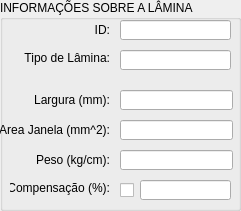
  <widget class="QGroupBox" name="groupBox_lamina">
   <property name="geometry">
    <rect>
     <x>610</x>
     <y>280</y>
     <width>241</width>
     <height>211</height>
    </rect>
   </property>
   <property name="title">
    <string>INFORMAÇÕES SOBRE A LÂMINA</string>
   </property>
   <widget class="QLineEdit" name="lineEdit_laminaCompensation">
    <property name="geometry">
     <rect>
      <x>140</x>
      <y>180</y>
      <width>91</width>
      <height>20</height>
     </rect>
    </property>
    <property name="text">
     <string/>
    </property>
   </widget>
   <widget class="QLineEdit" name="lineEdit_laminaWidth">
    <property name="geometry">
     <rect>
      <x>120</x>
      <y>90</y>
      <width>113</width>
      <height>20</height>
     </rect>
    </property>
   </widget>
   <widget class="QLineEdit" name="lineEdit_laminaArea">
    <property name="geometry">
     <rect>
      <x>120</x>
      <y>120</y>
      <width>113</width>
      <height>20</height>
     </rect>
    </property>
   </widget>
   <widget class="QLineEdit" name="lineEdit_laminaWeight">
    <property name="geometry">
     <rect>
      <x>120</x>
      <y>150</y>
      <width>113</width>
      <height>20</height>
     </rect>
    </property>
   </widget>
   <widget class="QLabel" name="label_laminaWeight">
    <property name="geometry">
     <rect>
      <x>10</x>
      <y>150</y>
      <width>100</width>
      <height>20</height>
     </rect>
    </property>
    <property name="text">
     <string>Peso (kg/cm):</string>
    </property>
    <property name="alignment">
     <set>Qt::AlignRight|Qt::AlignTrailing|Qt::AlignVCenter</set>
    </property>
   </widget>
   <widget class="QCheckBox" name="checkBox_laminaCompensation">
    <property name="geometry">
     <rect>
      <x>120</x>
      <y>180</y>
      <width>21</width>
      <height>21</height>
     </rect>
    </property>
    <property name="text">
     <string/>
    </property>
    <property name="checked">
     <bool>false</bool>
    </property>
   </widget>
   <widget class="QLabel" name="label_laminaWidth">
    <property name="geometry">
     <rect>
      <x>10</x>
      <y>90</y>
      <width>100</width>
      <height>20</height>
     </rect>
    </property>
    <property name="text">
     <string>Largura (mm):</string>
    </property>
    <property name="alignment">
     <set>Qt::AlignRight|Qt::AlignTrailing|Qt::AlignVCenter</set>
    </property>
   </widget>
   <widget class="QLabel" name="label_laminaType">
    <property name="geometry">
     <rect>
      <x>10</x>
      <y>50</y>
      <width>100</width>
      <height>16</height>
     </rect>
    </property>
    <property name="text">
     <string>Tipo de Lâmina:</string>
    </property>
    <property name="alignment">
     <set>Qt::AlignRight|Qt::AlignTrailing|Qt::AlignVCenter</set>
    </property>
   </widget>
   <widget class="QLineEdit" name="lineEdit_laminaID">
    <property name="geometry">
     <rect>
      <x>120</x>
      <y>20</y>
      <width>111</width>
      <height>20</height>
     </rect>
    </property>
   </widget>
   <widget class="QLabel" name="label_laminaArea">
    <property name="geometry">
     <rect>
      <x>-1</x>
      <y>120</y>
      <width>111</width>
      <height>20</height>
     </rect>
    </property>
    <property name="text">
     <string>Area Janela (mm^2):</string>
    </property>
    <property name="alignment">
     <set>Qt::AlignRight|Qt::AlignTrailing|Qt::AlignVCenter</set>
    </property>
   </widget>
   <widget class="QLabel" name="label_laminaID">
    <property name="geometry">
     <rect>
      <x>10</x>
      <y>20</y>
      <width>100</width>
      <height>20</height>
     </rect>
    </property>
    <property name="text">
     <string>ID:</string>
    </property>
    <property name="alignment">
     <set>Qt::AlignRight|Qt::AlignTrailing|Qt::AlignVCenter</set>
    </property>
   </widget>
   <widget class="QLabel" name="label_laminaCompensation">
    <property name="geometry">
     <rect>
      <x>10</x>
      <y>180</y>
      <width>100</width>
      <height>16</height>
     </rect>
    </property>
    <property name="text">
     <string>Compensação (%):</string>
    </property>
    <property name="alignment">
     <set>Qt::AlignRight|Qt::AlignTrailing|Qt::AlignVCenter</set>
    </property>
   </widget>
   <widget class="QLineEdit" name="lineEdit_laminaType">
    <property name="geometry">
     <rect>
      <x>120</x>
      <y>50</y>
      <width>111</width>
      <height>20</height>
     </rect>
    </property>
   </widget>
  </widget>
